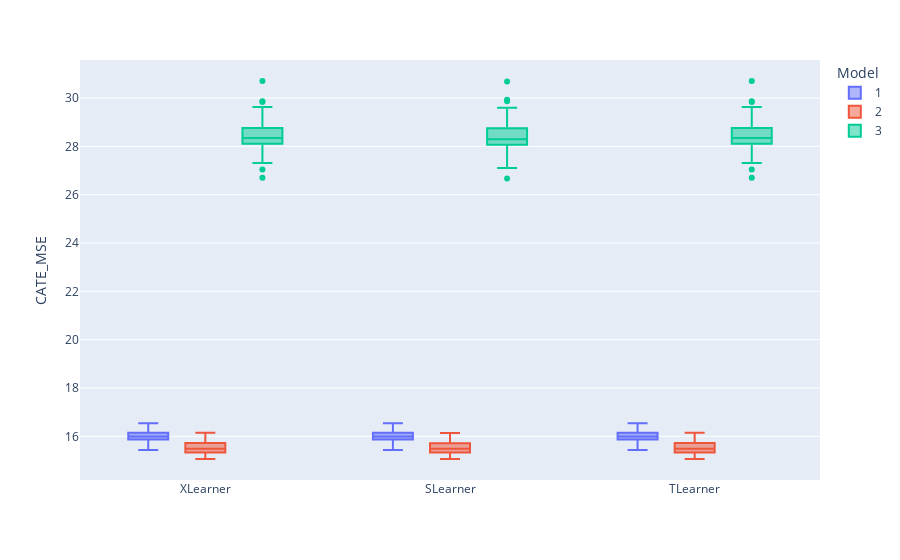

The cell this chart's notebook holds for it:
### Code cell
fig = px.box(df_OOD, x="Learner", y="CATE_MSE", color="Model", labels={'Learner':""})
fig.update_traces() # or "inclusive", or "linear" by default
fig.show()

### Figure 1 — Plotly figure (JSON) as saved in the notebook; plotly's stock layout.template omitted (floating-point values rounded to 4 significant figures; data arrays with more than 128 entries replaced by an {"elided": "..."} marker saying what was removed)
{"data": [{"alignmentgroup": "True", "hovertemplate": "Model=1<br>=%{x}<br>CATE_MSE=%{y}<extra></extra>", "legendgroup": "1", "marker": {"color": "#636efa"}, "name": "1", "notched": false, "offsetgroup": "1", "orientation": "v", "showlegend": true, "type": "box", "x": {"elided": "300 str values"}, "x0": " ", "xaxis": "x", "y": {"elided": "300 float values"}, "y0": " ", "yaxis": "y"}, {"alignmentgroup": "True", "hovertemplate": "Model=2<br>=%{x}<br>CATE_MSE=%{y}<extra></extra>", "legendgroup": "2", "marker": {"color": "#EF553B"}, "name": "2", "notched": false, "offsetgroup": "2", "orientation": "v", "showlegend": true, "type": "box", "x": {"elided": "300 str values"}, "x0": " ", "xaxis": "x", "y": {"elided": "300 float values"}, "y0": " ", "yaxis": "y"}, {"alignmentgroup": "True", "hovertemplate": "Model=3<br>=%{x}<br>CATE_MSE=%{y}<extra></extra>", "legendgroup": "3", "marker": {"color": "#00cc96"}, "name": "3", "notched": false, "offsetgroup": "3", "orientation": "v", "showlegend": true, "type": "box", "x": {"elided": "300 str values"}, "x0": " ", "xaxis": "x", "y": {"elided": "300 float values"}, "y0": " ", "yaxis": "y"}], "layout": {"boxmode": "group", "legend": {"title": {"text": "Model"}, "tracegroupgap": 0}, "margin": {"t": 60}, "xaxis": {"anchor": "y", "domain": [0, 1], "title": {"text": ""}}, "yaxis": {"anchor": "x", "domain": [0, 1], "title": {"text": "CATE_MSE"}}}}
